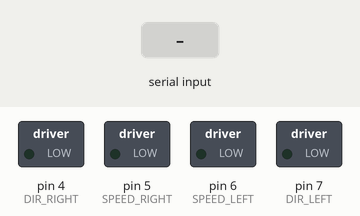
Simulated run of this sketch. Board: Arduino Uno, built with avr-gcc and run on an emulated ATmega328P. Shown: switched loads named in the sketch (green lamp = pin HIGH). The test bench sets the inputs (shaded band). What the sketch prints to the serial monitor is not drawn.

Above: at 1.2 s.
1.3 s: "F\n" received over the second serial link
At 1.8 s:
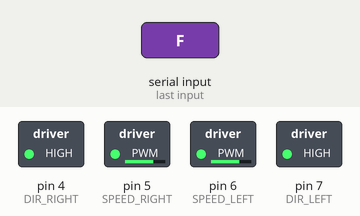
2.8 s: "B\n" received over the second serial link
At 4.0 s:
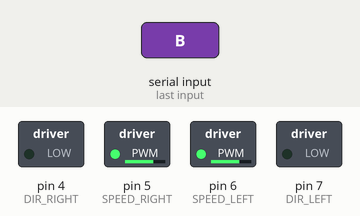
4.3 s: "R\n" received over the second serial link
At 5.3 s:
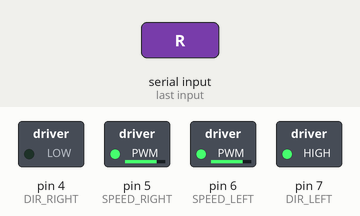
5.8 s: "L\n" received over the second serial link
At 6.4 s:
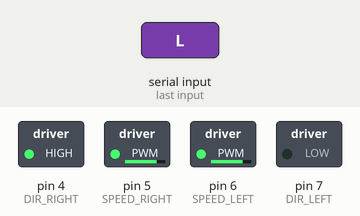
Timing chart, 0 to 8.3 s (numbered marks = the images above; inputs shaded):
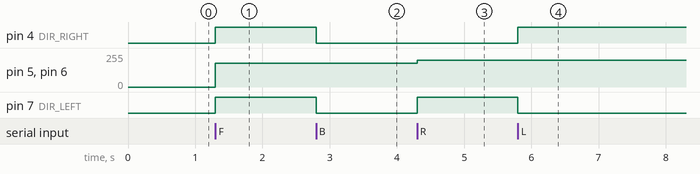

Measured:
- after the input at 1.3 s, pin 4 (DIR_RIGHT), pin 7 (DIR_LEFT): LOW → HIGH at once; pin 5 (SPEED_RIGHT), pin 6 (SPEED_LEFT): 0/255 → 180/255 at once
- after the input at 2.8 s, pin 4 (DIR_RIGHT), pin 7 (DIR_LEFT): HIGH → LOW at once
- after the input at 4.3 s, pin 5 (SPEED_RIGHT), pin 6 (SPEED_LEFT): 180/255 → 200/255 at once; pin 7 (DIR_LEFT): LOW → HIGH at once
- after the input at 5.8 s, pin 4 (DIR_RIGHT): LOW → HIGH at once; pin 7 (DIR_LEFT): HIGH → LOW at once

The sketch:

CarControlBluetooth.ino
```cpp
#define SPEED_RIGHT 5
#define DIR_RIGHT 4

#define SPEED_LEFT 6
#define DIR_LEFT 7

#define FORWARD  HIGH
#define BACK  LOW

// === Скорости ===
#define DEFAULT_SPEED   180
#define ROTATE_SPEED    200

// === Функции движения ===
void forward(int speed){ move(FORWARD, speed, FORWARD, speed); }
void backward(int speed){ move(BACK, speed, BACK, speed); }
void turn_left(int steepness){ move(FORWARD, steepness, FORWARD, 255); }
void turn_right(int steepness){ move(FORWARD, 255, FORWARD, steepness); }
void rotate_right(int speed){ move(FORWARD, speed, BACK, speed); }
void rotate_left(int speed) { move(BACK, speed, FORWARD, speed); }
void stopMotors(){ move(LOW, 0, LOW, 0); }  // полная остановка

// === Заглушка move() — замените на свою реализацию, если есть ===
void move(int dirLeft, int speedLeft, int dirRight, int speedRight) {
  digitalWrite(DIR_LEFT, dirLeft);
  analogWrite(SPEED_LEFT, speedLeft);
  digitalWrite(DIR_RIGHT, dirRight);
  analogWrite(SPEED_RIGHT, speedRight);
}


#include <SoftwareSerial.h>

SoftwareSerial btSerial(10, 11); // RX, TX — подключение к модулю HC-05/HC-06

void setup() {
  Serial.begin(57600);
  while (!Serial) { ; }
  Serial.println(F("🤖 Robot ready. Bluetooth on pins 10/11"));

  // Bluetooth Serial
  btSerial.begin(9600);
  btSerial.println(F("BT:Connected"));


  pinMode(SPEED_LEFT, OUTPUT);
  pinMode(DIR_LEFT, OUTPUT);
  pinMode(SPEED_RIGHT, OUTPUT);
  pinMode(DIR_RIGHT, OUTPUT);

  stopMotors();
}

// === Обработка одной команды ===
void executeCommand(char cmd) {
  switch(cmd) {
    case 'F':
      forward(DEFAULT_SPEED);
      break;
    case 'B':
      backward(DEFAULT_SPEED);
      break;
    case 'S':
      stopMotors();
      break;
    case 'R':
      rotate_right(ROTATE_SPEED);
      break;
    case 'L':
      rotate_left(ROTATE_SPEED);
      break;
    default:
      return;
  }
}

void loop() {
  while (btSerial.available()) {
    char cmd = btSerial.read();
    if (cmd == ' ' || cmd == '\n' || cmd == '\r' || cmd == '\t') continue;
    executeCommand(toupper(cmd));
  }


}
```
